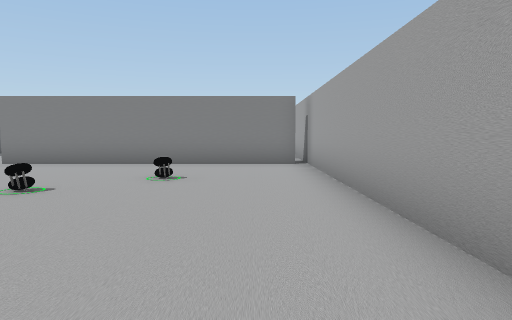
View 1 (above)

12 first-person views from a walk through a Unity game level. The camera is 1.5 m above the floor, tilts 4° down and sees 70° across. The floor is counted in squares, 2 m on a side. Each view is taken from the middle of a square. On the plan, view 1 faces up. The plan holds only what a view shows up to about 11 squares ahead; the rest is blank. The place goes on beyond the plan. The player is left out. Some animated figures are left out. Some surface patterns are stand-ins.

View 2
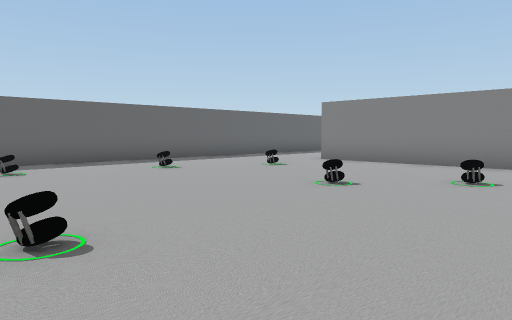

View 3
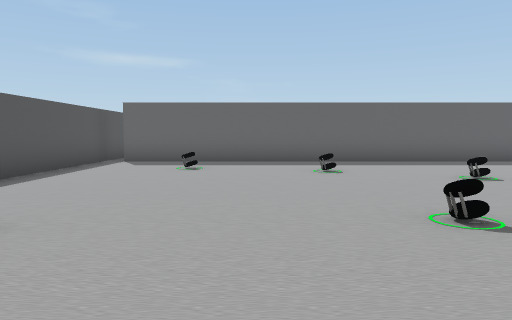

View 4
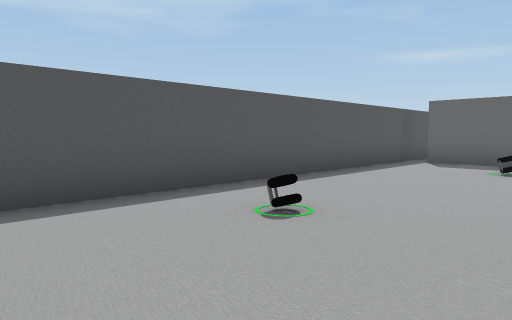

View 5
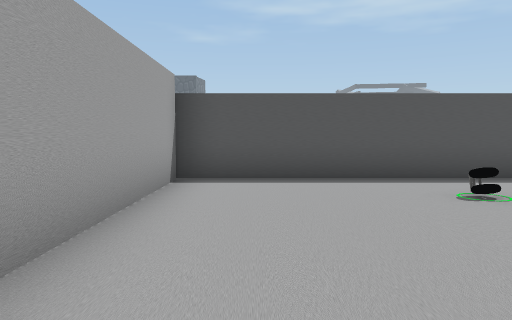

View 6
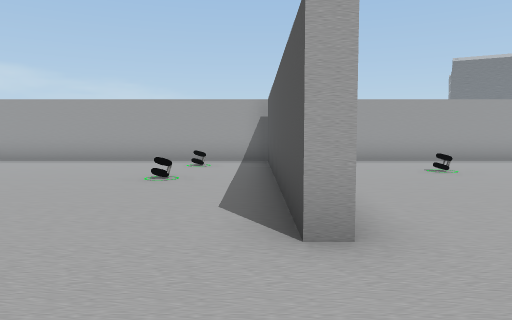

View 7
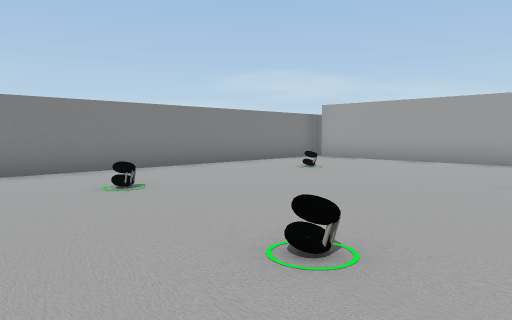

View 8
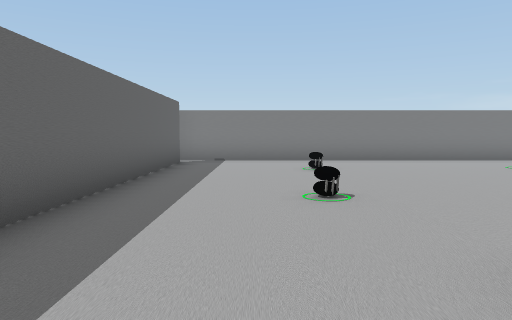

View 9
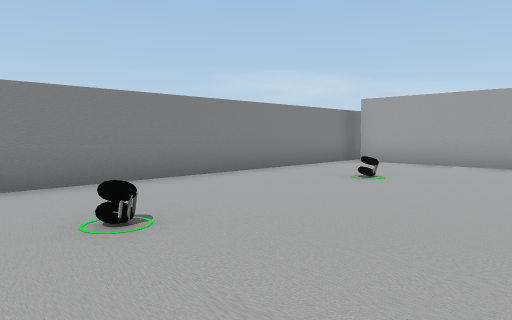

View 10
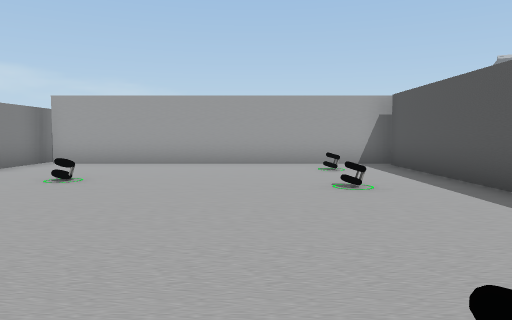

View 11
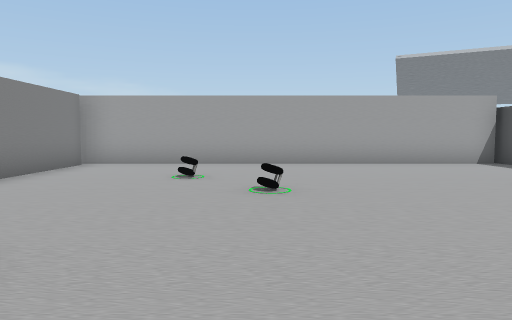

View 12
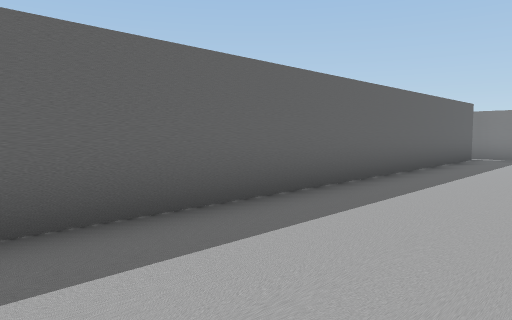

### Floor plan
Points are (right, up) in squares from view 1. A wall is a line through its corners. A room is listed if a view was taken in it or the views show most of it. See-through windows are left out.
Room 1 (views 1, 2, 3, 4, 5, 8, 11, 12)
walls: (1.1, 9.3) (-6.5, 9.3); (1.3, -1.1) (1.3, 10); (-10.1, 9.6) (-10.1, -0.8); (-10.4, -1.3) (1.6, -1.3)
ways out: opening at (-8, 10) to room 2; opening at (-10, -1)
objects: other object (-8, 2); other object (-7, 4); other object (-6, 7); other object (-3, 1); other object (-3, 5); other object (-2, 6)
Room 2 (views 6, 7, 9, 10)
walls: (-6.5, 9.3) (-6.5, 9.7) (1, 9.7); (1.3, 10) (1.3, 18.2); (-10.1, 18) (-10.1, 9.6); (2.1, 18.6) (-10.2, 18.6)
ways out: opening at (-8, 10) to room 1; gap at (-10, 18)
objects: other object (-7, 12); other object (-7, 16); other object (-3, 12); other object (-2, 16); other object (0, 11)

Where each view was taken, in squares from view 1:
view 1: 0 up, 0 right, facing up
view 2: 0 up, 0 right, facing up-left
view 3: 3 up, 0 right, facing left
view 4: 3 up, 0 right, facing down-left
view 5: 5 up, 0 right, facing down
view 6: 10 up, 9 left, facing right
view 7: 11 up, 9 left, facing up-right
view 8: 8 up, 8 left, facing up
view 9: 13 up, 8 left, facing up-right
view 10: 13 up, 8 left, facing right
view 11: 5 up, 8 left, facing right
view 12: 6 up, 7 left, facing up-left
